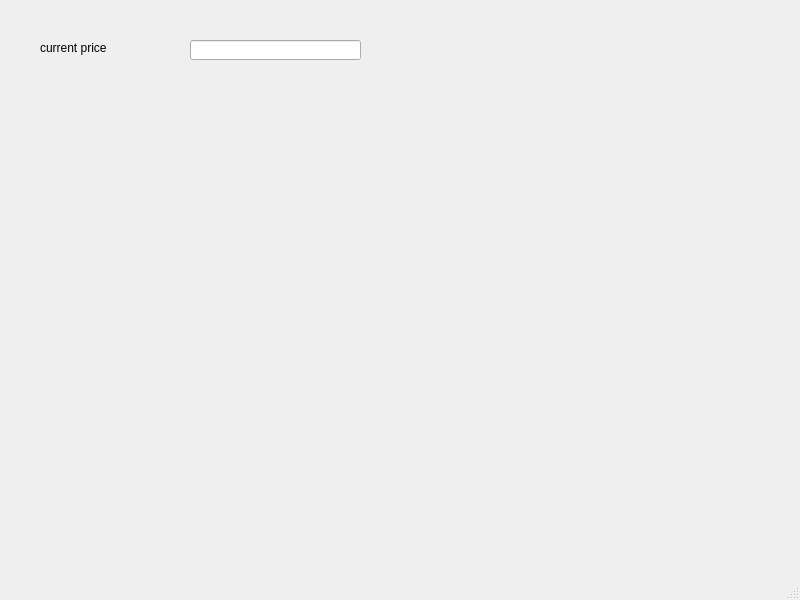
<?xml version="1.0" encoding="UTF-8"?>
<ui version="4.0">
 <class>MainWindow</class>
 <widget class="QMainWindow" name="MainWindow">
  <property name="geometry">
   <rect>
    <x>0</x>
    <y>0</y>
    <width>800</width>
    <height>600</height>
   </rect>
  </property>
  <property name="windowTitle">
   <string>MainWindow</string>
  </property>
  <widget class="QWidget" name="centralwidget">
   <widget class="QLabel" name="label">
    <property name="geometry">
     <rect>
      <x>40</x>
      <y>40</y>
      <width>121</width>
      <height>16</height>
     </rect>
    </property>
    <property name="text">
     <string>current price</string>
    </property>
   </widget>
   <widget class="QLineEdit" name="lineEdit">
    <property name="geometry">
     <rect>
      <x>190</x>
      <y>40</y>
      <width>171</width>
      <height>20</height>
     </rect>
    </property>
   </widget>
  </widget>
  <widget class="QMenuBar" name="menubar">
   <property name="geometry">
    <rect>
     <x>0</x>
     <y>0</y>
     <width>800</width>
     <height>21</height>
    </rect>
   </property>
  </widget>
  <widget class="QStatusBar" name="statusbar"/>
 </widget>
 <resources/>
 <connections/>
</ui>
